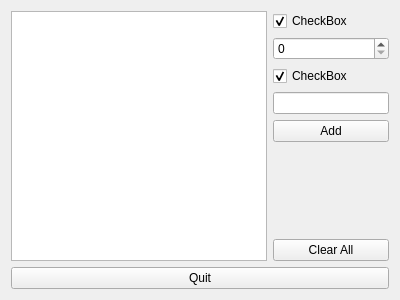
<?xml version="1.0" encoding="UTF-8"?>
<ui version="4.0">
 <class>ListWidget</class>
 <widget class="QWidget" name="ListWidget">
  <property name="geometry">
   <rect>
    <x>0</x>
    <y>0</y>
    <width>400</width>
    <height>300</height>
   </rect>
  </property>
  <property name="windowTitle">
   <string>ListWidget</string>
  </property>
  <layout class="QVBoxLayout" name="verticalLayout_2">
   <item>
    <layout class="QHBoxLayout" name="horizontalLayout">
     <item>
      <widget class="QTextBrowser" name="textDisplay"/>
     </item>
     <item>
      <layout class="QVBoxLayout" name="verticalLayout">
       <item>
        <widget class="QCheckBox" name="valueCheck">
         <property name="text">
          <string>CheckBox</string>
         </property>
         <property name="checked">
          <bool>true</bool>
         </property>
        </widget>
       </item>
       <item>
        <widget class="QSpinBox" name="valueSpin"/>
       </item>
       <item>
        <widget class="QCheckBox" name="textCheck">
         <property name="text">
          <string>CheckBox</string>
         </property>
         <property name="checked">
          <bool>true</bool>
         </property>
        </widget>
       </item>
       <item>
        <widget class="QLineEdit" name="textLine"/>
       </item>
       <item>
        <widget class="QPushButton" name="addButton">
         <property name="text">
          <string>Add</string>
         </property>
        </widget>
       </item>
       <item>
        <spacer name="verticalSpacer">
         <property name="orientation">
          <enum>Qt::Vertical</enum>
         </property>
         <property name="sizeHint" stdset="0">
          <size>
           <width>20</width>
           <height>40</height>
          </size>
         </property>
        </spacer>
       </item>
       <item>
        <widget class="QPushButton" name="clearButton">
         <property name="text">
          <string>Clear All</string>
         </property>
        </widget>
       </item>
      </layout>
     </item>
    </layout>
   </item>
   <item>
    <widget class="QPushButton" name="quitButton">
     <property name="text">
      <string>Quit</string>
     </property>
    </widget>
   </item>
  </layout>
 </widget>
 <layoutdefault spacing="6" margin="11"/>
 <resources/>
 <connections>
  <connection>
   <sender>valueCheck</sender>
   <signal>toggled(bool)</signal>
   <receiver>valueSpin</receiver>
   <slot>setEnabled(bool)</slot>
   <hints>
    <hint type="sourcelabel">
     <x>354</x>
     <y>24</y>
    </hint>
    <hint type="destinationlabel">
     <x>356</x>
     <y>53</y>
    </hint>
   </hints>
  </connection>
  <connection>
   <sender>textCheck</sender>
   <signal>toggled(bool)</signal>
   <receiver>textLine</receiver>
   <slot>setEnabled(bool)</slot>
   <hints>
    <hint type="sourcelabel">
     <x>307</x>
     <y>97</y>
    </hint>
    <hint type="destinationlabel">
     <x>316</x>
     <y>126</y>
    </hint>
   </hints>
  </connection>
  <connection>
   <sender>clearButton</sender>
   <signal>clicked()</signal>
   <receiver>textDisplay</receiver>
   <slot>clear()</slot>
   <hints>
    <hint type="sourcelabel">
     <x>302</x>
     <y>239</y>
    </hint>
    <hint type="destinationlabel">
     <x>173</x>
     <y>206</y>
    </hint>
   </hints>
  </connection>
  <connection>
   <sender>quitButton</sender>
   <signal>clicked()</signal>
   <receiver>ListWidget</receiver>
   <slot>close()</slot>
   <hints>
    <hint type="sourcelabel">
     <x>223</x>
     <y>280</y>
    </hint>
    <hint type="destinationlabel">
     <x>397</x>
     <y>250</y>
    </hint>
   </hints>
  </connection>
 </connections>
</ui>
